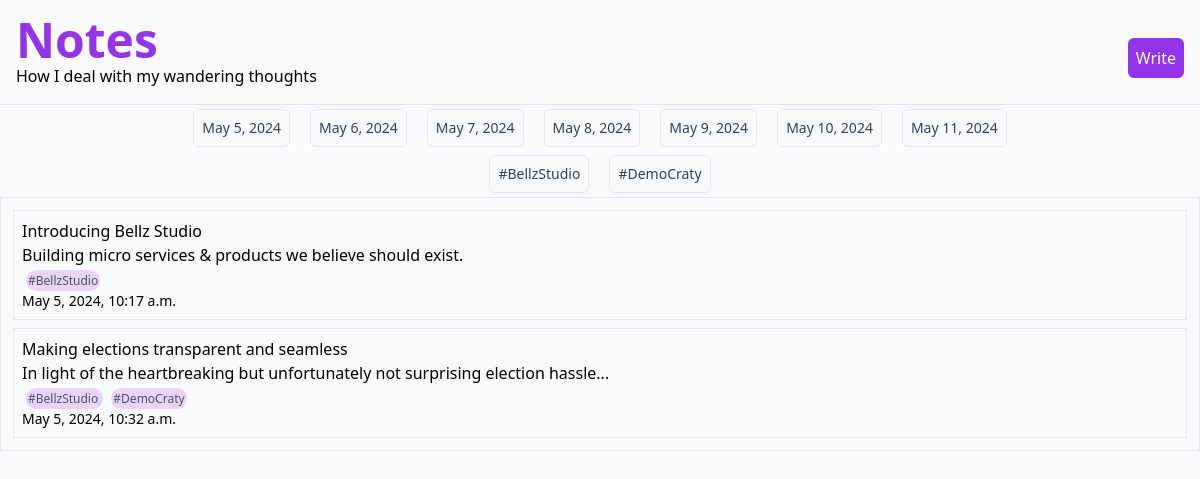
The app's page /notes/ with its own data.
### notes/models.py (models this page shows, shortened)
class IdeaTag(models.Model):
    id = models.UUIDField(primary_key=True, default=uuid.uuid4, editable=False)
    name = models.CharField(max_length=150)
    description = models.TextField(null=True, blank=True)

class Note(models.Model):
    id = models.UUIDField(primary_key=True, default=uuid.uuid4, editable=False)
    title = models.CharField(max_length=120)
    text = models.TextField(null=False, blank=False)
    tags = models.ManyToManyField(IdeaTag, related_name='on_notes')
    written_at = models.DateTimeField(auto_now_add=True)

### notes/views.py (the view)
# urls.py: path('', index, name="index"),
def index(request):
    week = []
    d = realDate.today()
    for x in range(-3, 4):
        week.append(d + timedelta(days=x))
    tags = IdeaTag.objects.all()
    notes = Note.objects.all()
    return render(request, 'notes/all-notes.html', {'week': week, 'notes': notes, 'tags': tags})

### notes/templates/notes/all-notes.html
{% extends 'notes/index.html' %}
{% block notes %}
    <div id="notes-container" class="space-y-2">
        {% for note in notes %}
            <div class="p-2 border">
                <h1 class="font-medium">
                    {{note.title}}
                </h1>
                <p class="">
                    {{note.text}}
                </p>
                <p class="">
                    {% for tag in note.tags.values %}
                        <span
                            class="mx-1 rounded-full bg-purple-200 text-xs p-[2px] text-gray-600">
                            {{tag.name}}
                        </span>
                    {% endfor %}
                </p>
                <p class="text-sm">
                    {{ note.written_at}}
                </p>
            </div>
        {% endfor %}
    </div>
{% endblock %}

### notes/templates/notes/index.html
{% load static %}
<!DOCTYPE html>
<html>
    <head>
        <link rel="stylesheet" href="{% static 'styles/output.css' %}">
    </head>
    <body class="bg-slate-50">
        <div class="p-2 md:p-4 flex justify-between items-center space-y-3 border-b">
            <div class="">
                <h1 class="text-5xl text-purple-600 font-bold ">
                    <a href="/">Notes</a>
                </h1>
                <p> How I deal with my wandering thoughts</p>
            </div>
            <button class="text-white bg-purple-600 p-2 rounded-md">
                <a href="{% url 'notes:write-note' %}"> Write</a>
            </button>
        </div>
        <div class="w-full">
            <div
                id="date-selector"
                class=" text-gray-700 flex justify-center items-center space-x-1 md:space-x-5  p-1">
                    {% for day in week %}
                        <button class="text-xs md:text-sm lg:text-md border p-1 md:p-2 hover:font-bold focus:bg-purple-100 focus:font-bold rounded-md transition-colors ease-in-out ">
                            <a
                                href="{% url 'notes:notes-by-date' day %}"
                                class="transition-colors ease-in-out ">
                                {{day}}
                            </a>
                        </button>
                    {% endfor %}
            </div>
            <div
                id="tag-selector"
                class="text-gray-700 flex justify-center items-center space-x-1 md:space-x-5  p-1">
                {% for tag in tags %}
                    <a
                        href="{% url 'notes:notes-by-idea' tag.id %}"
                        class="text-xs md:text-sm lg:text-md border p-1 md:p-2 hover:font-bold focus:bg-purple-100 focus:font-bold rounded-md transition-colors ease-in-out ">
                        {{tag.name}}
                    </a>
                {% endfor %}
            </div>
            <div class="border p-3">
                {% block notes %}
                {% endblock %}
            </div>
        </div>
    </body>
</html>

### records on screen
IdeaTag: name "#BellzStudio"
IdeaTag: name "#DemoCraty"
Note: title "Introducing Bellz Studio", text "Building micro services & products we believe should exist.", written_at "May 5, 2024, 10:17 a.m."
Note: title "Making elections transparent and seamless", text "In light of the heartbreaking but unfortunately not surprising election hassle...", written_at "May 5, 2024, 10:32 a.m."

### other values on screen
{{ day }} "May 5, 2024" "May 6, 2024" "May 7, 2024" "May 8, 2024" "May 9, 2024" "May 10, 2024" "May 11, 2024"
